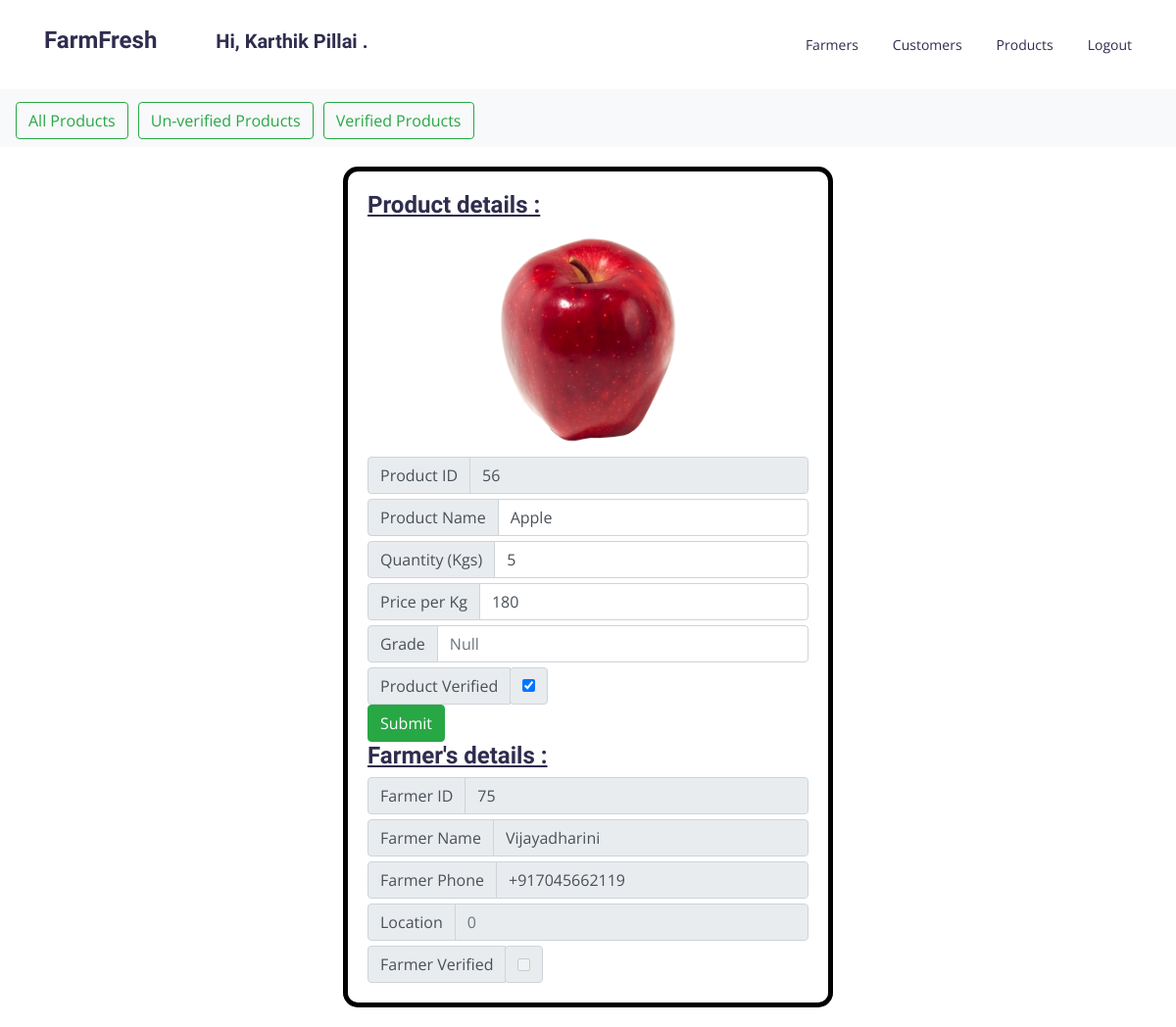
The app's page /adminViewSingleProduct.php?productid=56 (signed in), older data.
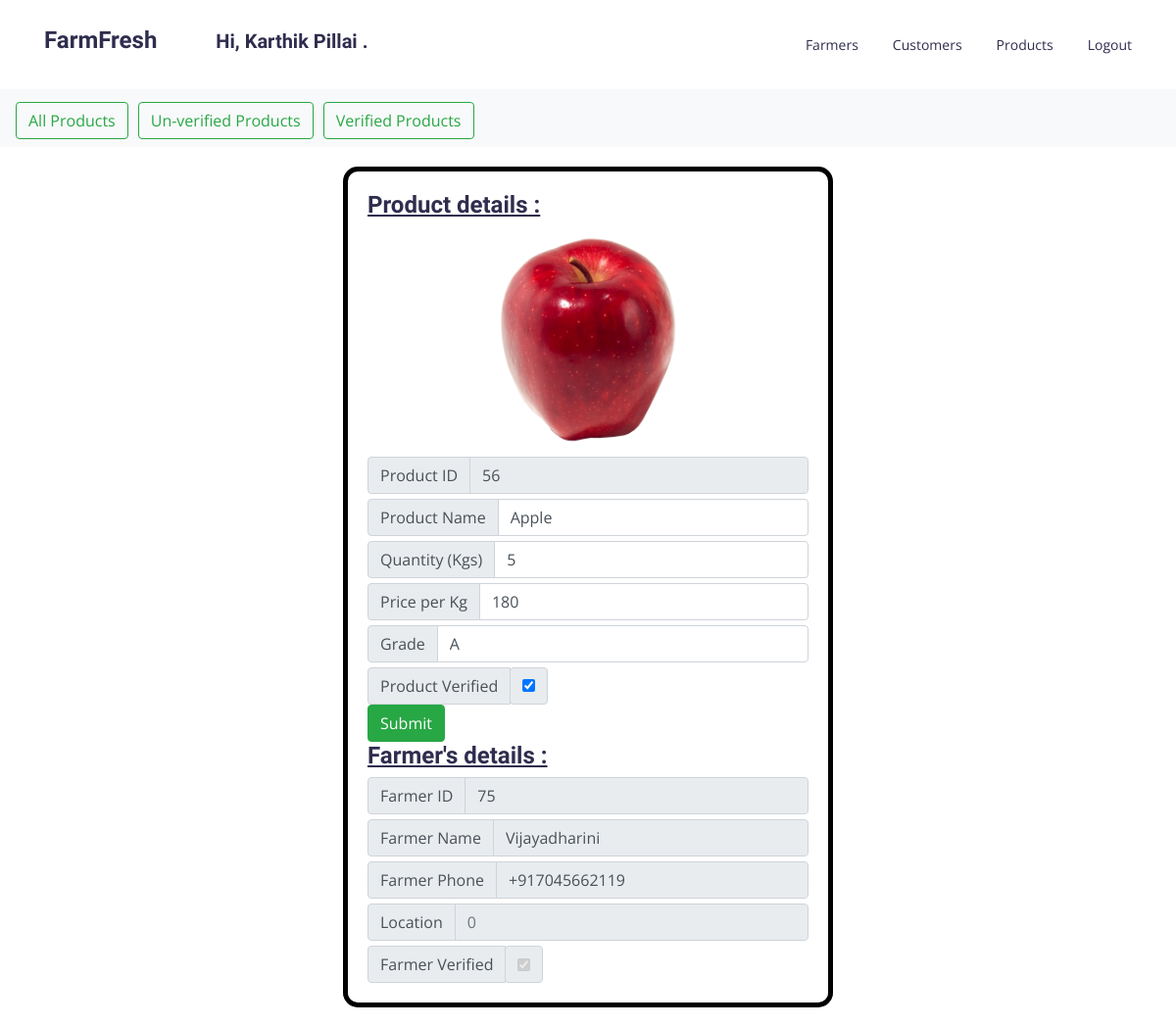
The same page, newer data.
### tables this page shows
CREATE TABLE IF NOT EXISTS `products` (
  `id` int(11) NOT NULL AUTO_INCREMENT,
  `farmerid` int(11) NOT NULL,
  `productname` text NOT NULL,
  `quantityinkg` text NOT NULL,
  `priceperkg` text NOT NULL,
  `grade` text DEFAULT NULL,
  `verified` int(11) NOT NULL DEFAULT 0,
  PRIMARY KEY (`id`)
);

CREATE TABLE IF NOT EXISTS `farmers` (
  `id` int(11) NOT NULL AUTO_INCREMENT,
  `phone` text NOT NULL,
  `password` text NOT NULL,
  `name` text DEFAULT NULL,
  `location` text DEFAULT NULL,
  `verified` int(11) NOT NULL DEFAULT 0,
  PRIMARY KEY (`id`)
);

### adminViewSingleProduct.php (the view, shortened to what this page needs)
<!DOCTYPE html>
<html>
<head>
  <link rel="stylesheet" href="vendors/bootstrap/bootstrap.min.css">
  <link rel="stylesheet" href="vendors/themify-icons/themify-icons.css">
  <link rel="stylesheet" href="vendors/owl-carousel/owl.theme.default.min.css">
  <link rel="stylesheet" href="vendors/owl-carousel/owl.carousel.min.css">
  <link rel="stylesheet" href="vendors/Magnific-Popup/magnific-popup.css">
  <link rel="stylesheet" href="css/style.css">
  <link rel="stylesheet" type="text/css" href="adminViewSingleProduct.css">
</head>
<body>
  <header class="header_area">
    <div class="main_menu">
      <nav class="navbar navbar-expand-lg navbar-light">
        <div class="container box_1620">
          <a class="navbar-brand logo_h" href="index.html"><b><h3>FarmFresh</h3></b></a>
          <?php
            if(isset($_SESSION['adminName'])){
              $str="<p class=\"navbar-brand logo_h\"><b><h5>Hi, ".ucwords($_SESSION['adminName']).".</h5></b></p>";
              echo $str;
            }
          ?>
          <div class="collapse navbar-collapse offset" id="navbarSupportedContent">
            <ul class="nav navbar-nav menu_nav justify-content-end">
              <li class="nav-item <?php if($_GET['toview']=="farmers"){echo "active";}?>"><a href="adminPanel.php?toview=farmers" class="nav-link" >Farmers</a></li>
              <li class="nav-item <?php if($_GET['toview']=="customers"){echo "active";}?>"><a href="adminPanel.php?toview=customers" class="nav-link" >Customers</a></li>
              <li class="nav-item <?php if($_GET['toview']=="products"){echo "active";}?>"><a href="adminPanel.php?toview=allproducts" class="nav-link" >Products</a></li>
              <?php
                if(isset($_SESSION['adminName'])){
                  $str="<li class=\"nav-item\"><a class=\"nav-link\" href=\"logoutClicked.php\">Logout</a></li>";
                  echo $str;
                }
              ?>
            </ul>
          </div>
        </div>
      </nav>
    </div>
  </header>
<nav class="navbar navbar-light bg-light">
  <form class="form-inline">
    <a href="adminPanel.php?toview=allproducts">
      <button class="btn btn-outline-success navbtn" type="button">All Products</button>
    </a>
    <a href="adminPanel.php?toview=unverifiedproducts">
      <button class="btn btn-outline-success navbtn" type="button">Un-verified Products</button>
  </a>
  <a href="adminPanel.php?toview=verifiedproducts">
      <button class="btn btn-outline-success navbtn" type="button">Verified Products</button>
    </a>
  </form>
</nav>
<?php
  include 'dataBaseConstants.php';
  $link=mysqli_connect('localhost',$user,$pass,$db);
  if(mysqli_connect_error()){
    $error="There was an error connecting to DB!";
  }else{
    $productId=$_GET['productid'];
    $query="SELECT * FROM products WHERE id=$productId ORDER BY id DESC";
    $result=mysqli_query($link,$query);
    $row=mysqli_fetch_array($result);
    $farmerId=$row['farmerid'];
    $productName=$row['productname'];
    $quantityInKg=$row['quantityinkg'];
    $pricePerKg=$row['priceperkg'];
    $productGrade=$row['grade'];
    $productVerifyStatus=$row['verified'];
    $queryForFarmer="SELECT * FROM farmers WHERE id=$farmerId";
    $resultForFarmer=mysqli_query($link,$queryForFarmer);
    $rowForFarmer=mysqli_fetch_array($resultForFarmer);
    $farmerName=$rowForFarmer['name'];
    $farmerPhone=$rowForFarmer['phone'];
    $farmerLocation=$rowForFarmer['location'];
    $farmerVerifyStatus=$rowForFarmer['verified'];
  }
?>
<div class="containerOfProductDetails">
  <h3><u>Product details :</u></h3>
  <div class="text-center">
    <img src="productImages/<?php echo $productName ?>.png" class="rounded productImage" alt="...">
  </div>
<form method="GET" action="adminViewSingleProduct.php">
  <div class="input-group flex-nowrap">
    <div class="input-group-prepend">
      <span class="input-group-text" id="addon-wrapping">Product ID</span>
    </div>
    <input type="text" class="form-control" placeholder="0" readonly="readonly" value="<?php echo $productId ?>" name="productid">
  </div>
  <div class="input-group flex-nowrap">
    <div class="input-group-prepend">
      <span class="input-group-text" id="addon-wrapping">Product Name</span>
    </div>
    <input type="text" class="form-control" placeholder="Product Name" aria-label="Username" aria-describedby="addon-wrapping" value="<?php echo $productName ?>" name="productNameInput">
  </div>
  <div class="input-group flex-nowrap">
    <div class="input-group-prepend">
      <span class="input-group-text" id="addon-wrapping">Quantity (Kgs)</span>
    </div>
    <input type="text" class="form-control" placeholder="Product Name" aria-label="Username" aria-describedby="addon-wrapping" value="<?php echo $quantityInKg ?>" name="productQuantityInput">
  </div>
  <div class="input-group flex-nowrap">
    <div class="input-group-prepend">
      <span class="input-group-text" id="addon-wrapping">Price per Kg</span>
    </div>
    <input type="text" class="form-control" placeholder="Product Name" aria-label="Username" aria-describedby="addon-wrapping" value="<?php echo $pricePerKg ?>" name="productPriceInput">
  </div>
  <div class="input-group flex-nowrap">
    <div class="input-group-prepend">
      <span class="input-group-text" id="addon-wrapping">Grade</span>
    </div>
    <input type="text" class="form-control" placeholder="Null" aria-label="Username" aria-describedby="addon-wrapping" value="<?php echo $productGrade ?>" name="productGradeInput">
  </div>
  <div class="input-group flex-nowrap">
    <div class="input-group-prepend">
      <span class="input-group-text" id="addon-wrapping">Product Verified</span>
    </div>
    <div class="input-group-text">
      <input type="checkbox" name="productVerifiedInput" value="1"
      <?php
        if($productVerifyStatus==1){
          echo "checked";
        }
      ?>
      >
    </div>
  </div>
  <input type="submit" class="btn btn-success" name="Update">
</form>
  <h3><u>Farmer's details :</u></h3>
  <div class="input-group flex-nowrap">
    <div class="input-group-prepend">
      <span class="input-group-text" id="addon-wrapping">Farmer ID</span>
    </div>
    <input type="text" class="form-control" placeholder="0" aria-label="Username" aria-describedby="addon-wrapping" disabled="true" value="<?php echo $farmerId ?>">
  </div>
  <div class="input-group flex-nowrap">
    <div class="input-group-prepend">
      <span class="input-group-text" id="addon-wrapping">Farmer Name</span>
    </div>
    <input type="text" class="form-control" placeholder="0" aria-label="Username" aria-describedby="addon-wrapping" disabled="true" value="<?php echo $farmerName ?>">
  </div>
  <div class="input-group flex-nowrap">
    <div class="input-group-prepend">
      <span class="input-group-text" id="addon-wrapping">Farmer Phone</span>
    </div>
    <input type="text" class="form-control" placeholder="0" aria-label="Username" aria-describedby="addon-wrapping" disabled="true" value="<?php echo $farmerPhone ?>">
  </div>
  <div class="input-group flex-nowrap">
    <div class="input-group-prepend">
      <span class="input-group-text" id="addon-wrapping">Location</span>
    </div>
    <input type="text" class="form-control" placeholder="0" aria-label="Username" aria-describedby="addon-wrapping" disabled="true" value="<?php echo $farmerLocation ?>">
  </div>
  <div class="input-group flex-nowrap">
    <div class="input-group-prepend">
      <span class="input-group-text" id="addon-wrapping">Farmer Verified</span>
    </div>
    <div class="input-group-text">
      <input type="checkbox" disabled="true"
      <?php
        if($farmerVerifyStatus==1){
          echo "checked";
        }
      ?>
      >
    </div>
  </div>
</div>

### css/style.css (style rules this page uses)
body { color:#888;font-family:"Open Sans",sans-serif;font-size:15px;font-weight:400;line-height:1.8 }
ul { list-style-type:none;margin:0;padding:0 }
button { cursor:pointer }
h1,h2,h3,h4,h5,h6 { font-family:"Josefin Sans",sans-serif;color:#2f2d4e;line-height:1.2 }
h3,.h3 { font-size:24px;font-weight:600 }
.header_area { transition:background 0.4s, all 0.3s linear }
.header_area .navbar-brand { margin-right:30px;padding:0 }
.header_area .menu_nav { width:100% }
.header_area .navbar { background:transparent;border:0px;border-radius:0px;width:100%;padding-top:0;padding-bottom:0 }
.header_area .navbar .nav .nav-item { margin-right:35px }
.header_area .navbar .nav .nav-item .nav-link { font-family:"Open Sans",sans-serif;color:#2f2d4e;text-transform:capitalize;font-size:14px;font-weight:400;padding:33px 0;display:inline-block }
.header_area .navbar .nav .nav-item .nav-link:after { display:none }
.header_area .navbar .nav .nav-item:last-child { margin-right:0px }

### adminViewSingleProduct.css (style rules this page uses)
.navbtn { margin-right: 10px; margin-top: 5px; }
.productImage { max-width: 200px; }
.containerOfProductDetails { margin: 20px auto; max-width: 500px; border:black 5px solid; padding: 20px; border-radius: 15px; }
.input-group { margin-top: 5px; }

Row changes from the older to the newer data that the page shows:
changed products "Apple": productGradeInput (not shown) → "A"
changed farmers "Vijayadharini": verified "☐" → "☑"
